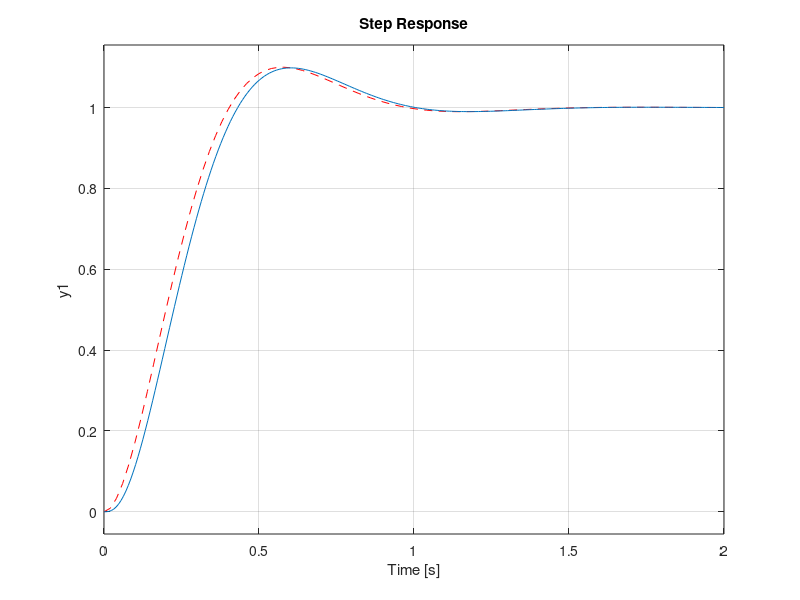
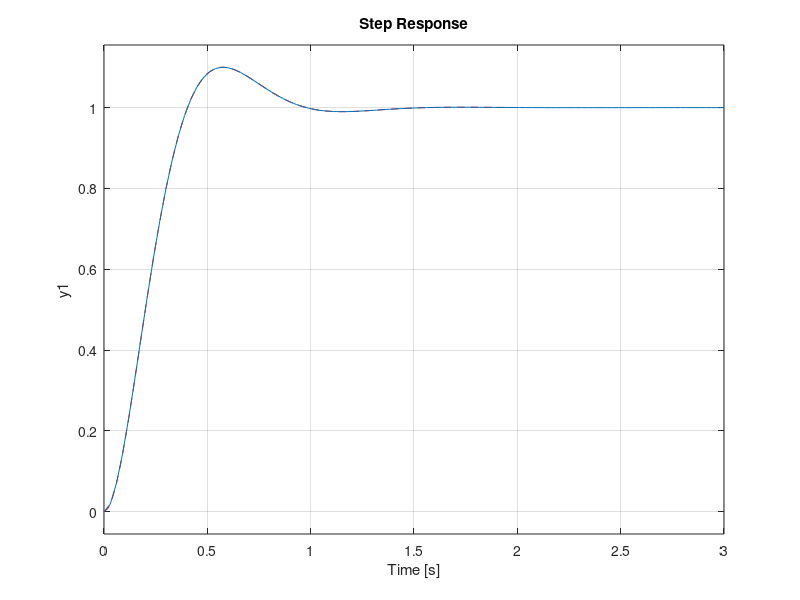
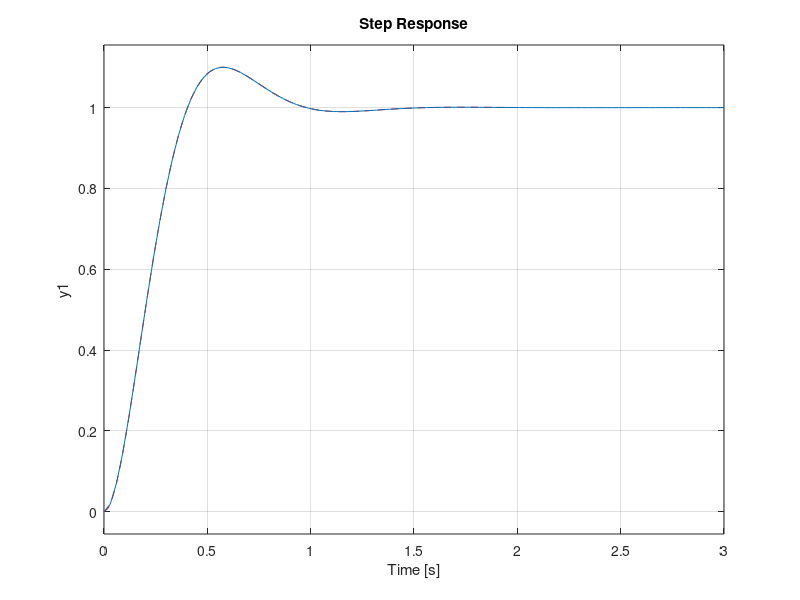

Recreate these plots in MATLAB, in order.
pkg load control;
clear all;
close all;
clc;

% Retroação de estados com expansão de polos

t0 = tf(45.79, [1 8 45.79]) % declaração da função de transferência

a1 = [0 1; 0 -1];
b1 = [0;1];
c1 = [1 0];

a2 = [ 0 1; 1 0];
b2 = [0;1];
c2 = [2 1];

a3 = [0 1; 0 -1];
b3 = [0;1];
c3 = [-2 1];

% Expansão de polos de G1

ae1 = [a1 zeros(2,1); -c1 0]
be1 = [b1;0];

s1 = -4+i*5.458;
s2 = -4-i*5.458;
s3 = -40;

ke1 = acker(ae1, be1, [s1 s2 s3])
k1 = ke1(1,1:2);
j1 = -ke1(1,3);

t1 = ss([a1-b1*k1 b1*j1; -c1 0], [0;0;1], [c1 0])

figure;
step(t0, 'r--');
hold on;
step(t1);

% Expansão de polos de G2

ae2 = [a2 zeros(2,1); -c2 0];
be2 = [b2;0];

s21 = -4+i*5.458;
s22 = -4-i*5.458;
s23 = -2;

ke2 = acker(ae2, be2, [s21 s22 s23])
k2 = ke2(1,1:2);
j2 = -ke2(1,3);

t2 = ss([a2-b2*k2 b2*j2; -c2 0], [0;0;1], [c2 0])

figure;
step(t0, 'r--');
hold on;
step(t2);

% Expansão de polos de G3

ae3 = [a3 zeros(2,1); -c3 0];
be3 = [b3;0];

s31 = -4+i*5.458;
s32 = -4-i*5.458;
s33 = 2;

ke3 = acker(ae3, be3, [s31 s32 s33])
k3 = ke3(1,1:2);
j3 = -ke3(1,3);

t3 = ss([a3-b3*k3 b3*j3; -c3 0], [0;0;1], [c3 0])

figure;
step(t0, 'r--');
hold on;
step(t3);
